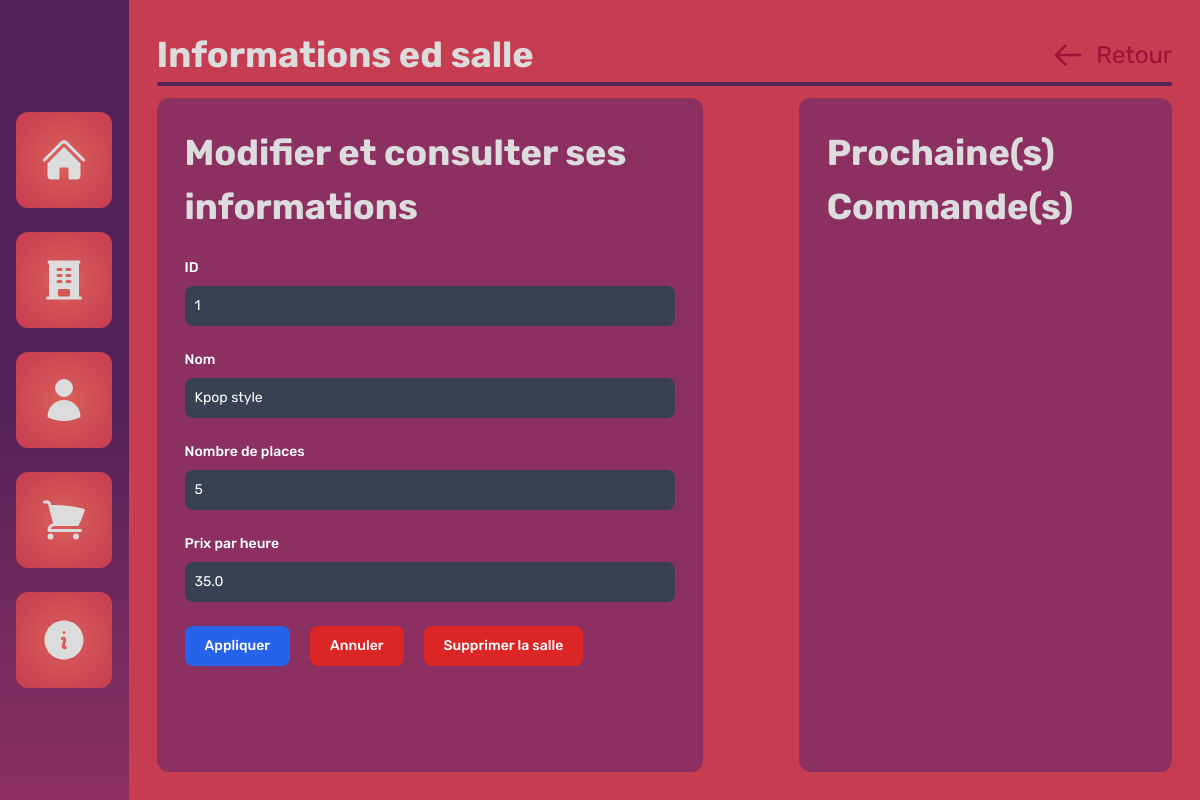
The app's page /rooms/1 with its own data.
### tables this page shows
CREATE TABLE rooms (
            id INTEGER PRIMARY KEY AUTOINCREMENT,
            nom_salle TEXT,
            nbr_places INT,
            prix_heure FLOAT
        );

### main.py (the view)
@app.route('/rooms/<int:id>', methods=('GET', 'POST'))
def room(id):
    if request.method == 'POST':
        if db_manager.record_exists("rooms", id):
            db_manager.update_room(id, request.form['nom_salle'], request.form['nbr_places'], request.form['prix_heure'])
            return redirect(url_for('rooms'))
        else:
            return redirect(url_for('rooms'))
    else:
        if db_manager.record_exists("rooms", id):
            return render_template('rooms/info.html', room_info=db_manager.get_room(id))
        else:
            return redirect(url_for('rooms'))

### database_manager.py (called while the page is built)
    def get_room(self, id:int):
        return self.curseur.execute(f"SELECT * FROM rooms WHERE id={id}").fetchone()

    def record_exists(self, table:str, id:int):
        self.curseur.execute(f"SELECT 1 FROM {table} WHERE id=?", (id,))
        return self.curseur.fetchone() is not None

### templates/rooms/info.html
{% extends 'base.html' %}
{% block content %}
<section class="h-full w-full bg-[--palette-3] flex">
  <div class="h-full w-full p-7 flex flex-col space-y-3">
    <div class="flex flex-col">
      <div class="flex flex-row justify-between">
       <span class="great-title">Informations ed salle</span>
        <a href="{{ url_for('rooms') }}" class="text-rose-800 flex flex-row justify-center items-center space-x-3" title="Retour à la liste des clients">
          <svg xmlns="http://www.w3.org/2000/svg" class="h-8 w-8" fill="none" viewBox="0 0 24 24" stroke="currentColor">
            <path stroke-linecap="round" stroke-linejoin="round" stroke-width="2" d="M10 19l-7-7m0 0l7-7m-7 7h18" />
          </svg>
          <span class="text-2xl">
            Retour
          </span>
        </a>
      </div>
      <div class="w-full h-1 bg-[--palette-1] rounded-lg "></div>
    </div>
    <div class="h-full w-full flex space-x-24">
        <div class="w-full h-5/12 bg-[--palette-2] rounded-xl flex flex-col p-7">
            <span class="great-title mb-6">Modifier et consulter ses informations</span>
            <form id="main-form" class="overflow-x-auto" method="post">
                <div class="mb-6">
                    <label for="id" class="block mb-2 text-sm font-medium text-white">ID</label>
                    <input type="number" id="id" class="text-sm rounded-lg focus:ring-blue-500 focus:border-blue-500 block w-full p-2.5 bg-gray-700 border-gray-600 placeholder-gray-400 text-white cursor-not-allowed" placeholder="00" value="{{room_info[0]}}" disabled readonly/>
                </div>
                <div class="mb-6">
                    <label for="nom_salle" class="block mb-2 text-sm font-medium text-white">Nom</label>
                    <input type="text" id="nom_salle" name="nom_salle" class="text-sm rounded-lg focus:ring-blue-500 focus:border-blue-500 block w-full p-2.5 bg-gray-700 border-gray-600 placeholder-gray-400 text-white" placeholder="Nom" value="{{room_info[1]}}" required/>
                </div>
                <div class="mb-6">
                    <label for="nbr_places" class="block mb-2 text-sm font-medium text-white">Nombre de places</label>
                    <input type="text" id="nbr_places" name="nbr_places" class="text-sm rounded-lg focus:ring-blue-500 focus:border-blue-500 block w-full p-2.5 bg-gray-700 border-gray-600 placeholder-gray-400 text-white" placeholder="Nombre de places" value="{{room_info[2]}}" required/>
                </div>
                <div class="mb-6">
                    <label for="prix_heure" class="block mb-2 text-sm font-medium text-white">Prix par heure</label>
                    <input type="number" id="prix_heure" name="prix_heure" class="text-sm rounded-lg focus:ring-blue-500 focus:border-blue-500 block w-full p-2.5 bg-gray-700 border-gray-600 placeholder-gray-400 text-white" placeholder="Prix par heure" value="{{room_info[3]}}" required/>
                </div>
                <div class="flex flex-row space-x-5">
                  <button type="submit" class="text-white focus:ring-4 focus:outline-none font-medium rounded-lg text-sm w-full sm:w-auto px-5 py-2.5 text-center bg-blue-600 hover:bg-blue-700 focus:ring-blue-800">Appliquer</button>
                  <button onclick='document.getElementById("main-form").reset();' class="text-white focus:ring-4 focus:outline-none font-medium rounded-lg text-sm w-full sm:w-auto px-5 py-2.5 text-center bg-red-600 hover:bg-red-700 focus:ring-red-800">Annuler</button>
                  <a href="{{ url_for('delete_room', id=room_info[0]) }}" class="text-white focus:ring-4 focus:outline-none font-medium rounded-lg text-sm w-full sm:w-auto px-5 py-2.5 text-center bg-red-600 hover:bg-red-700 focus:ring-red-800">Supprimer la salle</a>
                </div>
            </form>
        </div>
        <div class="w-8/12 h-full bg-[--palette-2] rounded-xl flex flex-col p-7">
            <span class="great-title">Prochaine(s) Commande(s)</span>
        </div>
    </div>
  </div>
</section>
{% endblock %}

### static/css/general.css (style rules this page uses)
html, body, div, span, applet, object, iframe, h1, h2, h3, h4, h5, h6, p, blockquote, pre, a, abbr, acronym, address, big, cite, code, del, dfn, em, img, ins, kbd, q, s, samp, small, strike, strong, sub, sup, tt, var, b, u, i, center, dl, dt, dd, ol, ul, li, fieldset, form, label, legend, table, caption, tbody, tfoot, thead, tr, th, td, article, aside, canvas, details, embed, figure, figcaption, footer, header, hgroup, menu, nav, output, ruby, section, summary, time, mark, audio, video { margin: 0; padding: 0; border: 0; font-size: 100%; font-family: "Rubik", sans-serif; vertical-align: baseline; }
:root { --nav-gradient: linear-gradient(180deg, #522258 50%, #8C3061 100%); --nav-button-gradient: radial-gradient(circle, #D95F59 0%, #C63C51 100%); --white-color: #dcdcdc; --palette-1: #522258; --palette-2: #8C3061; --palette-3: #C63C51; --palette-4: #D95F59; }
.great-title { color: var(--white-color); font-family: "Rubik", sans-serif; font-optical-sizing: auto; font-weight: 700; font-style: normal; font-size: 36px; }

### records on screen
rooms: id "1", nom_salle "Kpop style", nbr_places "5", prix_heure "35.0"
